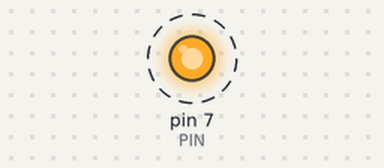
Bench run of a program on a simulated Raspberry Pi (header pin numbers), started with the argument 3. Shown: output pins drawn as LEDs (lit = HIGH). Dashed ring = blinking. What the program prints to the terminal is not drawn. At 0.3 s the program stops and its outputs stay as they are.

Above: at 0.02 s.
Timing chart, 0 to 1.8 s (numbered marks = the images above):
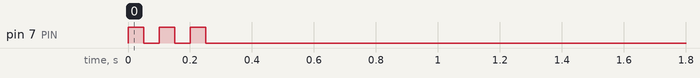

The program:

pulse.py
```python
import RPi.GPIO as GPIO
import time
import sys

# Check if an argument is provided
if len(sys.argv) != 2:
    print("Usage: sudo python3 pulse.py <number_of_pulses>")
    sys.exit(1)

try:
    num_pulses = int(sys.argv[1])
    if num_pulses <= 0:
        raise ValueError("Number of pulses must be positive")
except ValueError:
    print("Error: Please provide a valid positive integer")
    sys.exit(1)

# Set up GPIO using BOARD numbering
GPIO.setmode(GPIO.BOARD)

# Define PIN 7 (board pinout)
PIN = 7

# Set up PIN as output
GPIO.setup(PIN, GPIO.OUT)

try:
    # Send specified number of 50ms pulses
    for _ in range(num_pulses):
        GPIO.output(PIN, GPIO.HIGH)
        time.sleep(0.05)  # 50ms pulse
        GPIO.output(PIN, GPIO.LOW)
        time.sleep(0.05)  # 50ms gap between pulses
    print(f"Sent {num_pulses} pulses")

finally:
    # Clean up GPIO
    GPIO.cleanup()
```

Measured:
- by itself, pin 7 (PIN): alternates HIGH for 0.05 s and LOW for 0.05 s, 6 changes in all, then stays LOW
